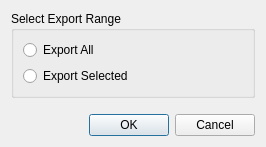
<?xml version="1.0" encoding="UTF-8"?>
<ui version="4.0">
 <class>DataFrameExportRangeSelectDialog</class>
 <widget class="QDialog" name="DataFrameExportRangeSelectDialog">
  <property name="geometry">
   <rect>
    <x>0</x>
    <y>0</y>
    <width>266</width>
    <height>147</height>
   </rect>
  </property>
  <property name="windowTitle">
   <string>Export Setting</string>
  </property>
  <layout class="QVBoxLayout" name="verticalLayout_2">
   <item>
    <widget class="QGroupBox" name="groupBox">
     <property name="title">
      <string>Select Export Range</string>
     </property>
     <layout class="QVBoxLayout" name="verticalLayout">
      <item>
       <widget class="QRadioButton" name="radioButtonExportAll">
        <property name="text">
         <string>Export All</string>
        </property>
       </widget>
      </item>
      <item>
       <widget class="QRadioButton" name="radioButtonExportSelected">
        <property name="text">
         <string>Export Selected</string>
        </property>
       </widget>
      </item>
     </layout>
    </widget>
   </item>
   <item>
    <spacer name="verticalSpacer">
     <property name="orientation">
      <enum>Qt::Vertical</enum>
     </property>
     <property name="sizeHint" stdset="0">
      <size>
       <width>20</width>
       <height>21</height>
      </size>
     </property>
    </spacer>
   </item>
   <item>
    <widget class="QDialogButtonBox" name="buttonBox">
     <property name="standardButtons">
      <set>QDialogButtonBox::Cancel|QDialogButtonBox::Ok</set>
     </property>
    </widget>
   </item>
  </layout>
 </widget>
 <resources/>
 <connections>
  <connection>
   <sender>buttonBox</sender>
   <signal>accepted()</signal>
   <receiver>DataFrameExportRangeSelectDialog</receiver>
   <slot>accept()</slot>
   <hints>
    <hint type="sourcelabel">
     <x>134</x>
     <y>120</y>
    </hint>
    <hint type="destinationlabel">
     <x>89</x>
     <y>97</y>
    </hint>
   </hints>
  </connection>
  <connection>
   <sender>buttonBox</sender>
   <signal>rejected()</signal>
   <receiver>DataFrameExportRangeSelectDialog</receiver>
   <slot>reject()</slot>
   <hints>
    <hint type="sourcelabel">
     <x>194</x>
     <y>129</y>
    </hint>
    <hint type="destinationlabel">
     <x>178</x>
     <y>91</y>
    </hint>
   </hints>
  </connection>
 </connections>
</ui>
